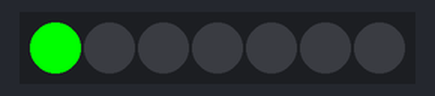
The program below on a simulated CircuitPython board. On the bench: 7 RGB LEDs in strip order, left to right. Dim RGB values are drawn brighter than linear.

Above: at 0.15 s.
At 3.52 s:
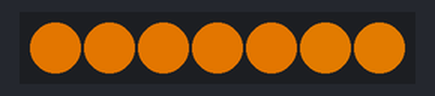
At 8.41 s:
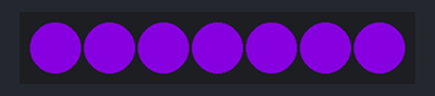
At 19.74 s:
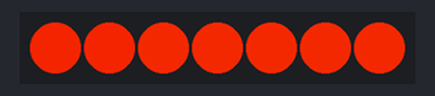
At 29.54 s:
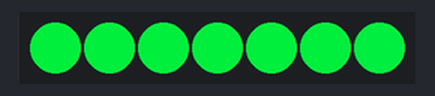
At 39.64 s:
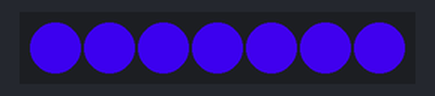
Timing chart, 0 to 40.0 s (numbered marks = the images above):
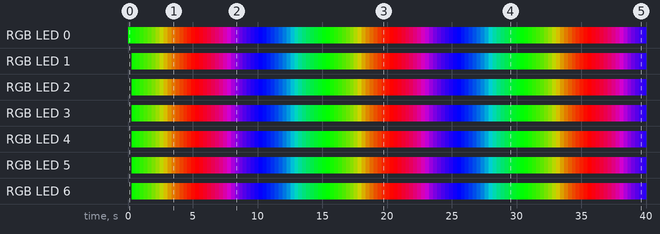

The program:

edgelit.py
```python
import board, time
from digitalio import DigitalInOut, Direction, Pull
import adafruit_dotstar as dotstar

length=7

dots = dotstar.DotStar(board.D31, board.D30, length, brightness=1, auto_write=False)

def wheel(pos):
    # Input a value 0 to 255 to get a color value.
    # The colours are a transition r - g - b - back to r.
    if pos < 0 or pos > 255:
        r = g = b = 0
    elif pos < 85:
        r = int(pos * 3)
        g = int(255 - pos*3)
        b = 0
    elif pos < 170:
        pos -= 85
        r = int(255 - pos*3)
        g = 0
        b = int(pos*3)
    else:
        pos -= 170
        r = 0
        g = int(pos*3)
        b = int(255 - pos*3)
    return (r, g, b)


def rainbow_cycle(wait):
    for j in range(255):
        pixel_index = (256 // 1) + j
        # pixel[0] = wheel(pixel_index & 255)
        # pixel.show()
        # time.sleep(wait)
        for dot in range(length):
    		dots[dot] = wheel(pixel_index & 255)
    		dots.show()
        	time.sleep(wait)
######################### MAIN LOOP ##############################
while True:
     rainbow_cycle(0.008)

# for dot in range(length):
#     dots[dot] = (255,140,0)
# dots.show()
```

Measured:
- by itself, RGB LED 0: off → RGB(0, 255, 0) at 0.00 s, → RGB(15, 240, 0) 0.31 s later, → RGB(30, 225, 0) 0.31 s later, → RGB(45, 210, 0) 0.31 s later, … (131 changes in this stretch)
- by itself, RGB LED 1: off → RGB(15, 240, 0) at 0.31 s, → RGB(30, 225, 0) 0.31 s later, → RGB(45, 210, 0) 0.31 s later, → RGB(60, 195, 0) 0.31 s later, … (130 changes in this stretch)
